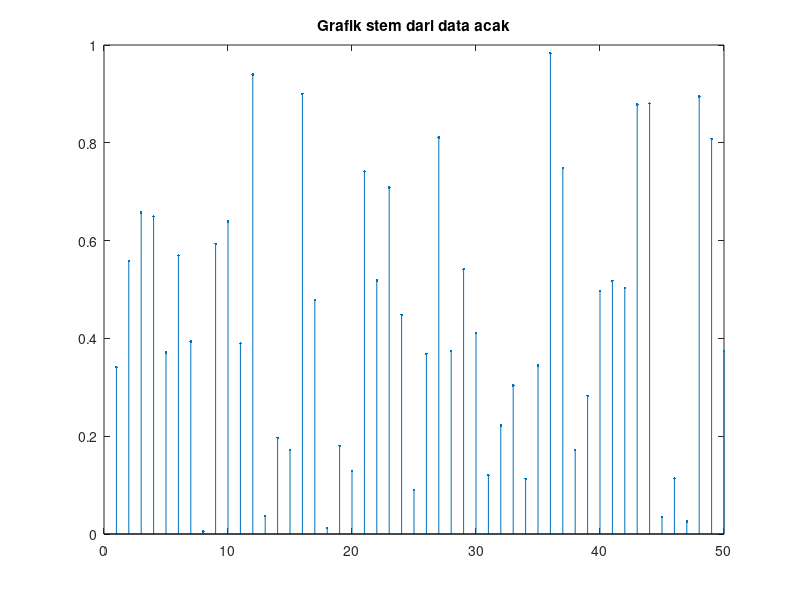
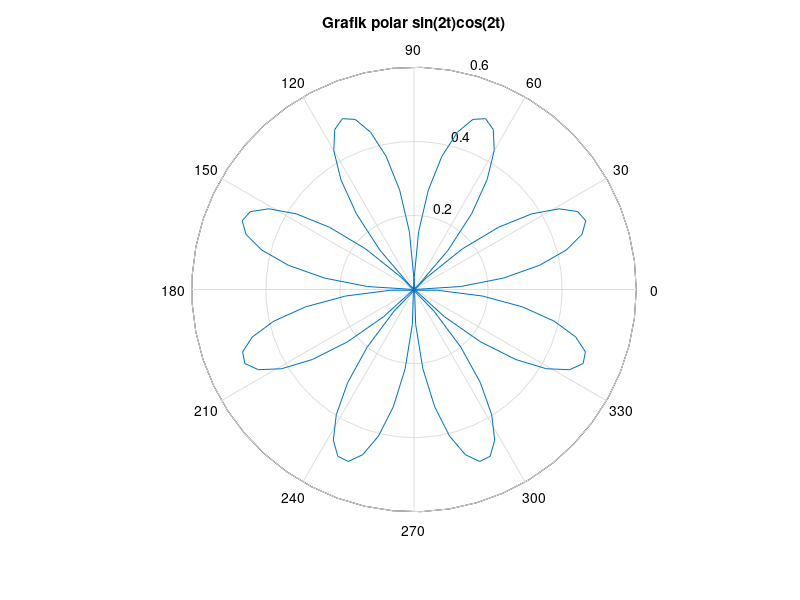
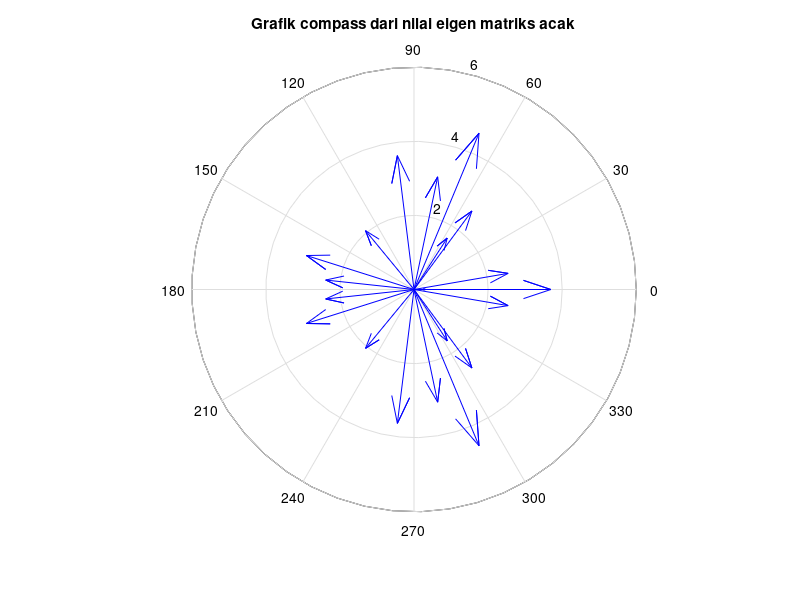
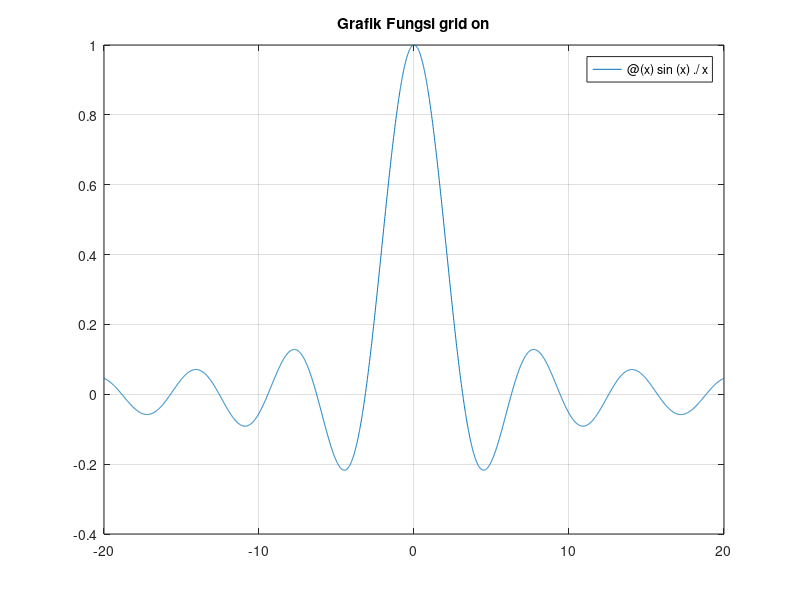

The MATLAB script that drew these images, in order:
figure(1)
x = rand(50,1);
stem(x,'.');
title('Grafik stem dari data acak')

figure(2)
t = linspace(0, 2*pi, 100); % Perbaiki jumlah titik yang dihasilkan oleh linspace
r = sin(2*t).*cos(2*t);
polar(t,r)
title('Grafik polar sin(2t)cos(2t)')

figure(3)
y = eig(randn(20,20)); % Perbaiki pemanggilan eig() agar sesuai
compass(y)
title('Grafik compass dari nilai eigen matriks acak')

figure(4)
fplot(@(x) sin(x)./x,[-20 20]); % Perbaiki fungsi dan rentang fplot
grid on % Aktifkan grid
title('Grafik Fungsi grid on')

